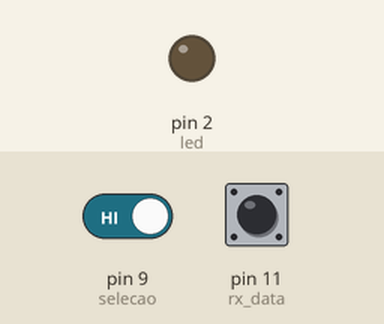
The sketch below on a simulated Arduino Uno, built with avr-gcc and run on an emulated ATmega328P. Shown: output pins drawn as LEDs (lit = HIGH). The inputs (shaded band) are chosen by the test bench; at power-on: pin 9 (selecao) HIGH, pin 11 (rx_data) LOW. What the sketch prints to the serial monitor is not drawn.

Above: at 1.2 s.
1.3 s: pin 9 (selecao) driven LOW
2.8 s: pin 11 (rx_data) driven HIGH
4.3 s: pin 11 (rx_data) pulsed LOW 2 times (0.12 s each, 0.3 s apart)
At 5.9 s:
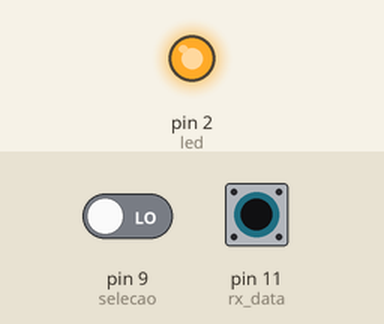
Timing chart, 0 to 7.4 s (numbered marks = the images above; inputs shaded):
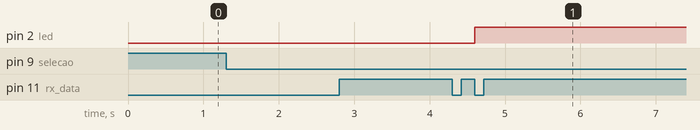

The sketch:

SPI_Slave.ino
```cpp
/*Exemplo de envio de dados via SPI*/

// Pinagem
#define  rx_data 11  //MISO
#define sclk  10  //SCLK
#define selecao 9 //Chip Select
#define led   2 //Led

// Protótipo das Funções
void recebe_data();
int estado;

// Configurações Iniciais
void setup()
{
  pinMode(led, OUTPUT);
  pinMode(rx_data, INPUT);
  pinMode(sclk, INPUT);
  pinMode(selecao,  INPUT);
  Serial.begin(9600);
  Serial.println("Mensagem transmitida via SPI");
}

// Função principal
void loop()
{
  if (!digitalRead(selecao))
  {
    recebe_data();
  }
}
// Função de recebimento de dados via SPI
void recebe_data()
{
    bool rx_bit, dado;
    int teste=0, j=0;
    char *mensagem = "L";
    char tx_byte;
    tx_byte = mensagem[0];
    Serial.print(tx_byte);
    Serial.print(" -> ");
    while(!digitalRead(selecao))
    {
          rx_bit = digitalRead(rx_data);
          dado = tx_byte & (0x80 >> j);
          if (rx_bit == dado && j<8)
            {
                Serial.print(rx_bit);
                j++;
              if (j==8)
              {
                estado = !digitalRead(led);
          digitalWrite(led, estado);
              }
            }
    }
    Serial.println("");
}
```

Measured:
- after the input at 1.3 s, every drawn part: stays the same
- after the input at 2.8 s, every drawn part: stays the same
- after the input at 4.3 s, pin 2 (led): LOW → HIGH after 0.30 s
